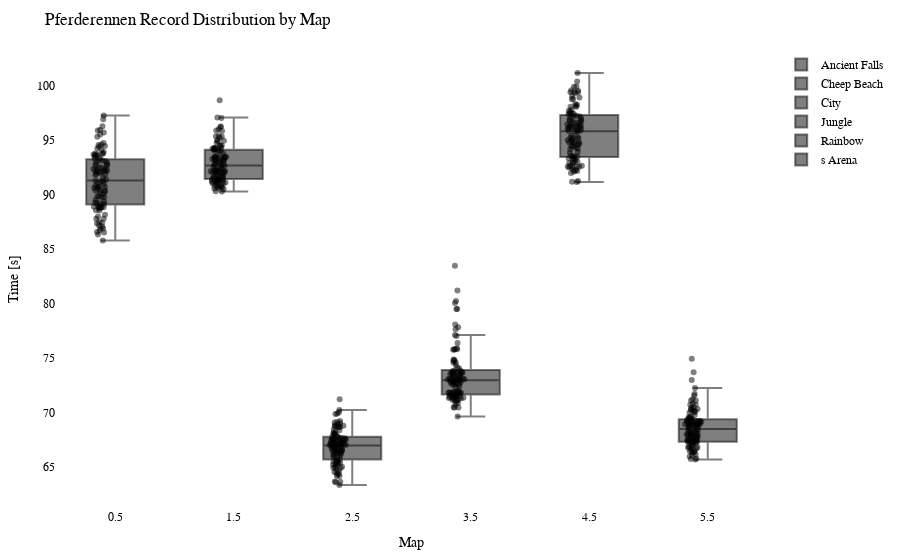

Source (notebook cell):
### Code cell
import plotly.graph_objects as go
import plotly.io as pio

df = getRecordsDataframe(minigame="Pferderennen")

# Calculate the offset for centering the data points
num_columns = len(df.columns)
offset = 0.5

# Create a Swarm plot using Plotly
fig = go.Figure()

for i, column in enumerate(df.columns):
    x_values = [i + offset] * len(df[column])  # Adjust x-values with offset for horizontal centering
    fig.add_trace(go.Box(x=x_values,
                         y=df[column],
                         name=column,
                         boxpoints='all',
                         pointpos=-0.5,  # Adjust point position to prevent overlapping
                         marker=dict(color='rgba(0,0,0,0.5)', size=6),  # Adjust marker color and size
                         hovertext=df.index,
                         hoverinfo='text+y'))

fig.update_layout(title="Pferderennen Record Distribution by Map",
                  xaxis=dict(title="Map"),
                  yaxis=dict(title="Time [s]"),
                  showlegend=True,
                  font=dict(family="Arial", size=12, color="black"),  # Customize font
                  plot_bgcolor="white",  # Set background color
                  margin=dict(l=50, r=50, t=50, b=50),  # Adjust margins for better layout
                  )

pio.show(fig)

pio.write_html(fig, "out/pferd_swarm_plot.html")

### Figure 1 — Plotly figure (JSON) as saved in the notebook; plotly's stock layout.template omitted (floating-point values rounded to 4 significant figures)
{"data": [{"boxpoints": "all", "hoverinfo": "text+y", "hovertext": ["20LeRe10", "2wc", "agowskyy", "Allooy", "Anni808", "Axollotel", "BacardiSprite", "bawskey", "BusinessBent", "ByNetherdude", "byTobi", "cediiiiii_10", "Chander24", "Chrisi20101", "crocodile1870", "cxl1lo", "DarkCobweb", "deadfiight", "DerBaumIstDerWeg", "Dokkkkko", "Ex4cted", "Falke23_5", "Feinberg", "ffawks", "Fflopse", "ForceFox", "Freeeedom", "frutigall", "GamemasterNiki", "GeneralEnte06", "Gerrygames", "Gobo9", "GrafikKatze", "Grapfen", "Gummibearchen", "H1ghsay", "h4nnes", "Harold_Sensemann", "HerrDante", "Jan2220", "JennieKim", "jimmi1410", "JOW23", "Joy_8oy", "JustK1lling", "KakaMC", "Kanickelul", "Keenaai", "Kokochampi", "Kokochampo", "Kopfradio", "Krusti", "Kyuudo", "La_meleagro", "LeWi_100", "Livgo", "lizsyy", "LordAlexos", "loukrativ", "Lubottus", "Luis_XYZ", "M0orey_0", "marbrueck", "Martomias", "Mincheeen", "MrNulfred", "Mvsk_", "myshq", "Nexilus", "Ninivee", "officialryzon", "Oronor", "PedroZockt", "Picutar", "PixlNight", "PolizeiDreamy", "Radattel", "Radiokopf", "Raefinzs", "Ritokii", "rXzEr_Justin", "Sackkerl", "SB387", "ScreamingBlatz", "Sebi1801", "Seemops_8", "Sey__", "Shiewk", "Snitcherella", "SpeckyCut", "StaudammAusHolz", "TheBreadHD", "TheFabo", "Tomiokey", "twitchparaskiill", "Txlentierter", "T_Niko_T", "Umgfoin", "WachtelWachtel", "WirdNichtGeladen", "Wissender", "xBaumeisterin", "xX_Dima_ggg_Xx6", "xX_Masha_ggg_Xx9", "yzvm", "zTotito", "_n3d", "_Waldi_"], "marker": {"color": "rgba(0,0,0,0.5)", "size": 6}, "name": "Ancient Falls", "pointpos": -0.5, "type": "box", "x": [0.5, 0.5, 0.5, 0.5, 0.5, 0.5, 0.5, 0.5, 0.5, 0.5, 0.5, 0.5, 0.5, 0.5, 0.5, 0.5, 0.5, 0.5, 0.5, 0.5, 0.5, 0.5, 0.5, 0.5, 0.5, 0.5, 0.5, 0.5, 0.5, 0.5, 0.5, 0.5, 0.5, 0.5, 0.5, 0.5, 0.5, 0.5, 0.5, 0.5, 0.5, 0.5, 0.5, 0.5, 0.5, 0.5, 0.5, 0.5, 0.5, 0.5, 0.5, 0.5, 0.5, 0.5, 0.5, 0.5, 0.5, 0.5, 0.5, 0.5, 0.5, 0.5, 0.5, 0.5, 0.5, 0.5, 0.5, 0.5, 0.5, 0.5, 0.5, 0.5, 0.5, 0.5, 0.5, 0.5, 0.5, 0.5, 0.5, 0.5, 0.5, 0.5, 0.5, 0.5, 0.5, 0.5, 0.5, 0.5, 0.5, 0.5, 0.5, 0.5, 0.5, 0.5, 0.5, 0.5, 0.5, 0.5, 0.5, 0.5, 0.5, 0.5, 0.5, 0.5, 0.5, 0.5, 0.5, 0.5], "y": [93.05, 94.24, 94.13, 92.35, 91.55, 92.5, 92.37, 88.84, 94.47, 94.6, 93.69, 86.89, 93.78, 88.84, 89.21, 89.27, 92.11, 92.34, 90.75, 91.88, 87.98, 93.39, null, 86.34, 85.8, 95.9, 87.35, 88.8, 89.84, 87.16, 93.24, 86.57, 92.07, 90.09, 87.48, 90.82, 91.23, 94.41, 88.84, 88.96, 93.79, 92.16, 92.16, 90.38, 90.27, 91.01, null, 93.92, 95.7, 94.57, 93.29, 94.74, 89.34, 93.77, 88.55, 91.91, 86.52, 93.06, 96.92, 89.13, 88.55, 91.19, 92.65, 90.7, 89.76, 92.21, 96.29, 86.71, 91.4, 89.2, 91.3, 93.69, 87.41, 90.61, 89.83, 95.52, 93.5, 93.13, 91.06, 95.31, 90.69, 92.24, 92.92, 92.49, null, 90.16, 87.78, 90.41, 87.06, 95.94, 89.53, 92.75, 97.26, 90.56, 92.71, 90.39, 93.58, 88.15, 86.89, 92.89, 89.79, 88.72, 88.89, 92.0, 87.79, 91.82, 88.88, 93.59]}, {"boxpoints": "all", "hoverinfo": "text+y", "hovertext": ["20LeRe10", "2wc", "agowskyy", "Allooy", "Anni808", "Axollotel", "BacardiSprite", "bawskey", "BusinessBent", "ByNetherdude", "byTobi", "cediiiiii_10", "Chander24", "Chrisi20101", "crocodile1870", "cxl1lo", "DarkCobweb", "deadfiight", "DerBaumIstDerWeg", "Dokkkkko", "Ex4cted", "Falke23_5", "Feinberg", "ffawks", "Fflopse", "ForceFox", "Freeeedom", "frutigall", "GamemasterNiki", "GeneralEnte06", "Gerrygames", "Gobo9", "GrafikKatze", "Grapfen", "Gummibearchen", "H1ghsay", "h4nnes", "Harold_Sensemann", "HerrDante", "Jan2220", "JennieKim", "jimmi1410", "JOW23", "Joy_8oy", "JustK1lling", "KakaMC", "Kanickelul", "Keenaai", "Kokochampi", "Kokochampo", "Kopfradio", "Krusti", "Kyuudo", "La_meleagro", "LeWi_100", "Livgo", "lizsyy", "LordAlexos", "loukrativ", "Lubottus", "Luis_XYZ", "M0orey_0", "marbrueck", "Martomias", "Mincheeen", "MrNulfred", "Mvsk_", "myshq", "Nexilus", "Ninivee", "officialryzon", "Oronor", "PedroZockt", "Picutar", "PixlNight", "PolizeiDreamy", "Radattel", "Radiokopf", "Raefinzs", "Ritokii", "rXzEr_Justin", "Sackkerl", "SB387", "ScreamingBlatz", "Sebi1801", "Seemops_8", "Sey__", "Shiewk", "Snitcherella", "SpeckyCut", "StaudammAusHolz", "TheBreadHD", "TheFabo", "Tomiokey", "twitchparaskiill", "Txlentierter", "T_Niko_T", "Umgfoin", "WachtelWachtel", "WirdNichtGeladen", "Wissender", "xBaumeisterin", "xX_Dima_ggg_Xx6", "xX_Masha_ggg_Xx9", "yzvm", "zTotito", "_n3d", "_Waldi_"], "marker": {"color": "rgba(0,0,0,0.5)", "size": 6}, "name": "Cheep Beach", "pointpos": -0.5, "type": "box", "x": [1.5, 1.5, 1.5, 1.5, 1.5, 1.5, 1.5, 1.5, 1.5, 1.5, 1.5, 1.5, 1.5, 1.5, 1.5, 1.5, 1.5, 1.5, 1.5, 1.5, 1.5, 1.5, 1.5, 1.5, 1.5, 1.5, 1.5, 1.5, 1.5, 1.5, 1.5, 1.5, 1.5, 1.5, 1.5, 1.5, 1.5, 1.5, 1.5, 1.5, 1.5, 1.5, 1.5, 1.5, 1.5, 1.5, 1.5, 1.5, 1.5, 1.5, 1.5, 1.5, 1.5, 1.5, 1.5, 1.5, 1.5, 1.5, 1.5, 1.5, 1.5, 1.5, 1.5, 1.5, 1.5, 1.5, 1.5, 1.5, 1.5, 1.5, 1.5, 1.5, 1.5, 1.5, 1.5, 1.5, 1.5, 1.5, 1.5, 1.5, 1.5, 1.5, 1.5, 1.5, 1.5, 1.5, 1.5, 1.5, 1.5, 1.5, 1.5, 1.5, 1.5, 1.5, 1.5, 1.5, 1.5, 1.5, 1.5, 1.5, 1.5, 1.5, 1.5, 1.5, 1.5, 1.5, 1.5, 1.5], "y": [94, 91.22, 92.15, 95.89, 93.21, 94.3, 91.03, 91.66, 94.29, 94.93, 94.06, 90.31, 93.28, 91.45, 91.36, 91.34, 92.25, 94.15, 92.96, 94.5, 91.43, 92.4, 96.01, 91.44, 90.28, 94.31, 90.59, 91.2, 92.78, 90.56, 91.96, 90.78, 92.24, 91.81, 90.85, 94.24, 91.63, 92.71, 90.73, 92.14, 93.07, 93.28, 91.0, 92.57, 97.09, 91.3, 98.66, 93.19, 95.84, 97.03, 96.26, 94.17, 91.51, 92.09, 91.17, 93.46, 90.82, 94.96, 96.22, 92.2, 91.71, 93.18, 92.9, 92.0, 92.83, 92.81, 94.23, 90.67, 93.47, 91.99, null, 95.39, 91.11, 91.99, 92.12, 93.45, 94.51, 95.35, 93.46, 93.43, 93.45, 93.78, 91.62, 94.01, 93.13, 91.31, 90.69, 91.95, 91.47, 93.28, 92.49, 95.23, 94.76, 92.67, 93.57, 94.17, 94.99, 91.09, 90.49, 92.26, 92.32, 91.04, 92.11, 94.51, 91.26, 95.36, 91.24, 93.37]}, {"boxpoints": "all", "hoverinfo": "text+y", "hovertext": ["20LeRe10", "2wc", "agowskyy", "Allooy", "Anni808", "Axollotel", "BacardiSprite", "bawskey", "BusinessBent", "ByNetherdude", "byTobi", "cediiiiii_10", "Chander24", "Chrisi20101", "crocodile1870", "cxl1lo", "DarkCobweb", "deadfiight", "DerBaumIstDerWeg", "Dokkkkko", "Ex4cted", "Falke23_5", "Feinberg", "ffawks", "Fflopse", "ForceFox", "Freeeedom", "frutigall", "GamemasterNiki", "GeneralEnte06", "Gerrygames", "Gobo9", "GrafikKatze", "Grapfen", "Gummibearchen", "H1ghsay", "h4nnes", "Harold_Sensemann", "HerrDante", "Jan2220", "JennieKim", "jimmi1410", "JOW23", "Joy_8oy", "JustK1lling", "KakaMC", "Kanickelul", "Keenaai", "Kokochampi", "Kokochampo", "Kopfradio", "Krusti", "Kyuudo", "La_meleagro", "LeWi_100", "Livgo", "lizsyy", "LordAlexos", "loukrativ", "Lubottus", "Luis_XYZ", "M0orey_0", "marbrueck", "Martomias", "Mincheeen", "MrNulfred", "Mvsk_", "myshq", "Nexilus", "Ninivee", "officialryzon", "Oronor", "PedroZockt", "Picutar", "PixlNight", "PolizeiDreamy", "Radattel", "Radiokopf", "Raefinzs", "Ritokii", "rXzEr_Justin", "Sackkerl", "SB387", "ScreamingBlatz", "Sebi1801", "Seemops_8", "Sey__", "Shiewk", "Snitcherella", "SpeckyCut", "StaudammAusHolz", "TheBreadHD", "TheFabo", "Tomiokey", "twitchparaskiill", "Txlentierter", "T_Niko_T", "Umgfoin", "WachtelWachtel", "WirdNichtGeladen", "Wissender", "xBaumeisterin", "xX_Dima_ggg_Xx6", "xX_Masha_ggg_Xx9", "yzvm", "zTotito", "_n3d", "_Waldi_"], "marker": {"color": "rgba(0,0,0,0.5)", "size": 6}, "name": "City", "pointpos": -0.5, "type": "box", "x": [2.5, 2.5, 2.5, 2.5, 2.5, 2.5, 2.5, 2.5, 2.5, 2.5, 2.5, 2.5, 2.5, 2.5, 2.5, 2.5, 2.5, 2.5, 2.5, 2.5, 2.5, 2.5, 2.5, 2.5, 2.5, 2.5, 2.5, 2.5, 2.5, 2.5, 2.5, 2.5, 2.5, 2.5, 2.5, 2.5, 2.5, 2.5, 2.5, 2.5, 2.5, 2.5, 2.5, 2.5, 2.5, 2.5, 2.5, 2.5, 2.5, 2.5, 2.5, 2.5, 2.5, 2.5, 2.5, 2.5, 2.5, 2.5, 2.5, 2.5, 2.5, 2.5, 2.5, 2.5, 2.5, 2.5, 2.5, 2.5, 2.5, 2.5, 2.5, 2.5, 2.5, 2.5, 2.5, 2.5, 2.5, 2.5, 2.5, 2.5, 2.5, 2.5, 2.5, 2.5, 2.5, 2.5, 2.5, 2.5, 2.5, 2.5, 2.5, 2.5, 2.5, 2.5, 2.5, 2.5, 2.5, 2.5, 2.5, 2.5, 2.5, 2.5, 2.5, 2.5, 2.5, 2.5, 2.5, 2.5], "y": [67.46, 67.09, 69.12, 67.01, 66.19, 68.41, 64.89, 65.8, 67.88, 71.21, 68.03, 63.66, 69.07, 64.92, 65.52, 65.37, 66.95, 68.0, 67.51, 67.65, 65.29, 66.71, 69.0, 63.58, 63.32, 66.48, 65.46, 66.26, 67.04, 64.64, 66.84, 64.39, 65.57, 66.71, 65.07, 67.42, 65.7, 68.11, 64.17, 67.29, 67.49, 68.67, 65.97, 66.68, 66.38, 65.2, 66.45, 67.56, 69.2, 68.69, 68.78, 66.35, 65.36, 67.16, 65.48, 66.52, 64.17, 66.05, null, 64.99, 67.52, 68.36, 67.62, 66.68, 66.22, 67.29, 68.76, 64.48, 67.76, 66.94, null, 67.35, 64.83, 68.21, 67.1, 66.94, 68.65, 68.81, 66.89, 67.61, 67.17, 66.97, 67.19, 66.15, 67.39, 65.91, 64.53, 66.61, 66.39, 68.68, 67.46, 69.99, 69.89, 67.18, 67.1, null, 70.23, 65.25, 64.31, 67.77, 66.52, 67.67, 67.07, 68.91, 63.62, 67.99, 65.0, 69.86]}, {"boxpoints": "all", "hoverinfo": "text+y", "hovertext": ["20LeRe10", "2wc", "agowskyy", "Allooy", "Anni808", "Axollotel", "BacardiSprite", "bawskey", "BusinessBent", "ByNetherdude", "byTobi", "cediiiiii_10", "Chander24", "Chrisi20101", "crocodile1870", "cxl1lo", "DarkCobweb", "deadfiight", "DerBaumIstDerWeg", "Dokkkkko", "Ex4cted", "Falke23_5", "Feinberg", "ffawks", "Fflopse", "ForceFox", "Freeeedom", "frutigall", "GamemasterNiki", "GeneralEnte06", "Gerrygames", "Gobo9", "GrafikKatze", "Grapfen", "Gummibearchen", "H1ghsay", "h4nnes", "Harold_Sensemann", "HerrDante", "Jan2220", "JennieKim", "jimmi1410", "JOW23", "Joy_8oy", "JustK1lling", "KakaMC", "Kanickelul", "Keenaai", "Kokochampi", "Kokochampo", "Kopfradio", "Krusti", "Kyuudo", "La_meleagro", "LeWi_100", "Livgo", "lizsyy", "LordAlexos", "loukrativ", "Lubottus", "Luis_XYZ", "M0orey_0", "marbrueck", "Martomias", "Mincheeen", "MrNulfred", "Mvsk_", "myshq", "Nexilus", "Ninivee", "officialryzon", "Oronor", "PedroZockt", "Picutar", "PixlNight", "PolizeiDreamy", "Radattel", "Radiokopf", "Raefinzs", "Ritokii", "rXzEr_Justin", "Sackkerl", "SB387", "ScreamingBlatz", "Sebi1801", "Seemops_8", "Sey__", "Shiewk", "Snitcherella", "SpeckyCut", "StaudammAusHolz", "TheBreadHD", "TheFabo", "Tomiokey", "twitchparaskiill", "Txlentierter", "T_Niko_T", "Umgfoin", "WachtelWachtel", "WirdNichtGeladen", "Wissender", "xBaumeisterin", "xX_Dima_ggg_Xx6", "xX_Masha_ggg_Xx9", "yzvm", "zTotito", "_n3d", "_Waldi_"], "marker": {"color": "rgba(0,0,0,0.5)", "size": 6}, "name": "Jungle", "pointpos": -0.5, "type": "box", "x": [3.5, 3.5, 3.5, 3.5, 3.5, 3.5, 3.5, 3.5, 3.5, 3.5, 3.5, 3.5, 3.5, 3.5, 3.5, 3.5, 3.5, 3.5, 3.5, 3.5, 3.5, 3.5, 3.5, 3.5, 3.5, 3.5, 3.5, 3.5, 3.5, 3.5, 3.5, 3.5, 3.5, 3.5, 3.5, 3.5, 3.5, 3.5, 3.5, 3.5, 3.5, 3.5, 3.5, 3.5, 3.5, 3.5, 3.5, 3.5, 3.5, 3.5, 3.5, 3.5, 3.5, 3.5, 3.5, 3.5, 3.5, 3.5, 3.5, 3.5, 3.5, 3.5, 3.5, 3.5, 3.5, 3.5, 3.5, 3.5, 3.5, 3.5, 3.5, 3.5, 3.5, 3.5, 3.5, 3.5, 3.5, 3.5, 3.5, 3.5, 3.5, 3.5, 3.5, 3.5, 3.5, 3.5, 3.5, 3.5, 3.5, 3.5, 3.5, 3.5, 3.5, 3.5, 3.5, 3.5, 3.5, 3.5, 3.5, 3.5, 3.5, 3.5, 3.5, 3.5, 3.5, 3.5, 3.5, 3.5], "y": [73.64, 80.23, 79.48, 77.82, 72.67, 77.02, 71.32, 75.75, null, 75.78, 73.7, 70.47, 74.11, 71.91, 71.41, 71.7, 73.52, 73.04, 72.73, 72.96, 71.81, 74.86, 76.37, 71.15, 69.62, 73.14, 71.1, 73.03, 71.99, 70.97, 73.78, 71.34, 71.44, 71.78, 71.27, 73.23, 71.43, 75.89, 71.34, 72.9, 72.54, 73.39, 71.87, 74.35, 71.14, 71.45, null, 72.99, 74.59, null, 74.57, 73.59, 73.23, 73.61, 70.45, 73.11, 70.85, 77.64, null, 71.6, 72.38, 73.1, 72.9, 72.77, 72.34, 72.6, 73.65, 70.44, 79.5, 72.58, 73.04, 75.81, 70.69, 73.49, 72.76, 73.62, 77.1, 73.82, 73.09, 83.47, 73.09, 73.39, 74.81, 74.04, null, 71.79, 71.81, 71.55, 71.55, 78.07, 71.65, 74.75, null, 73.83, 81.18, null, 80.05, 71.88, 71.19, 72.72, 71.63, 71.72, 71.87, 72.87, 71.44, 73.58, 71.25, 75.8]}, {"boxpoints": "all", "hoverinfo": "text+y", "hovertext": ["20LeRe10", "2wc", "agowskyy", "Allooy", "Anni808", "Axollotel", "BacardiSprite", "bawskey", "BusinessBent", "ByNetherdude", "byTobi", "cediiiiii_10", "Chander24", "Chrisi20101", "crocodile1870", "cxl1lo", "DarkCobweb", "deadfiight", "DerBaumIstDerWeg", "Dokkkkko", "Ex4cted", "Falke23_5", "Feinberg", "ffawks", "Fflopse", "ForceFox", "Freeeedom", "frutigall", "GamemasterNiki", "GeneralEnte06", "Gerrygames", "Gobo9", "GrafikKatze", "Grapfen", "Gummibearchen", "H1ghsay", "h4nnes", "Harold_Sensemann", "HerrDante", "Jan2220", "JennieKim", "jimmi1410", "JOW23", "Joy_8oy", "JustK1lling", "KakaMC", "Kanickelul", "Keenaai", "Kokochampi", "Kokochampo", "Kopfradio", "Krusti", "Kyuudo", "La_meleagro", "LeWi_100", "Livgo", "lizsyy", "LordAlexos", "loukrativ", "Lubottus", "Luis_XYZ", "M0orey_0", "marbrueck", "Martomias", "Mincheeen", "MrNulfred", "Mvsk_", "myshq", "Nexilus", "Ninivee", "officialryzon", "Oronor", "PedroZockt", "Picutar", "PixlNight", "PolizeiDreamy", "Radattel", "Radiokopf", "Raefinzs", "Ritokii", "rXzEr_Justin", "Sackkerl", "SB387", "ScreamingBlatz", "Sebi1801", "Seemops_8", "Sey__", "Shiewk", "Snitcherella", "SpeckyCut", "StaudammAusHolz", "TheBreadHD", "TheFabo", "Tomiokey", "twitchparaskiill", "Txlentierter", "T_Niko_T", "Umgfoin", "WachtelWachtel", "WirdNichtGeladen", "Wissender", "xBaumeisterin", "xX_Dima_ggg_Xx6", "xX_Masha_ggg_Xx9", "yzvm", "zTotito", "_n3d", "_Waldi_"], "marker": {"color": "rgba(0,0,0,0.5)", "size": 6}, "name": "Rainbow", "pointpos": -0.5, "type": "box", "x": [4.5, 4.5, 4.5, 4.5, 4.5, 4.5, 4.5, 4.5, 4.5, 4.5, 4.5, 4.5, 4.5, 4.5, 4.5, 4.5, 4.5, 4.5, 4.5, 4.5, 4.5, 4.5, 4.5, 4.5, 4.5, 4.5, 4.5, 4.5, 4.5, 4.5, 4.5, 4.5, 4.5, 4.5, 4.5, 4.5, 4.5, 4.5, 4.5, 4.5, 4.5, 4.5, 4.5, 4.5, 4.5, 4.5, 4.5, 4.5, 4.5, 4.5, 4.5, 4.5, 4.5, 4.5, 4.5, 4.5, 4.5, 4.5, 4.5, 4.5, 4.5, 4.5, 4.5, 4.5, 4.5, 4.5, 4.5, 4.5, 4.5, 4.5, 4.5, 4.5, 4.5, 4.5, 4.5, 4.5, 4.5, 4.5, 4.5, 4.5, 4.5, 4.5, 4.5, 4.5, 4.5, 4.5, 4.5, 4.5, 4.5, 4.5, 4.5, 4.5, 4.5, 4.5, 4.5, 4.5, 4.5, 4.5, 4.5, 4.5, 4.5, 4.5, 4.5, 4.5, 4.5, 4.5, 4.5, 4.5], "y": [99.91, 92.65, 98.92, 99.94, 95.79, 95.75, 92.92, 97.17, 98.33, 99.41, 94.79, 91.15, 99.39, 93.92, 92.89, 95.38, 94.8, 96.25, 94.24, 96.36, 92.97, 95.92, 96.25, 92.37, 91.24, 93.53, 92.21, 94.87, 94.84, 93.84, 95.22, 91.19, 92.56, 93.32, 93.03, 97.51, 93.34, 96.19, 92.29, 95.17, 96.84, 96.11, 92.56, 97.39, 97.83, 93.19, null, 96.8, 99.54, 97.61, 98.25, 96.64, 96.03, 96.04, 92.1, 97.28, 92.17, 101.2, null, 94.57, 96.48, 96.23, 97.02, 95.29, 96.46, 94.67, 97.05, 92.63, 98.17, 96.62, null, 97.45, 91.98, 96.17, 93.0, 96.28, 99.06, 98.77, 97.25, 96.72, 96.54, 95.82, 95.19, 96.92, 97.72, 94.46, 93.57, 93.34, 92.56, 98.8, 94.43, 99.59, 98.07, 98.08, 95.88, 92.5, 99.45, 94.99, 92.57, 95.09, 94.31, 94.19, 94.68, 100.4, 93.47, 99.34, 93.46, 97.44]}, {"boxpoints": "all", "hoverinfo": "text+y", "hovertext": ["20LeRe10", "2wc", "agowskyy", "Allooy", "Anni808", "Axollotel", "BacardiSprite", "bawskey", "BusinessBent", "ByNetherdude", "byTobi", "cediiiiii_10", "Chander24", "Chrisi20101", "crocodile1870", "cxl1lo", "DarkCobweb", "deadfiight", "DerBaumIstDerWeg", "Dokkkkko", "Ex4cted", "Falke23_5", "Feinberg", "ffawks", "Fflopse", "ForceFox", "Freeeedom", "frutigall", "GamemasterNiki", "GeneralEnte06", "Gerrygames", "Gobo9", "GrafikKatze", "Grapfen", "Gummibearchen", "H1ghsay", "h4nnes", "Harold_Sensemann", "HerrDante", "Jan2220", "JennieKim", "jimmi1410", "JOW23", "Joy_8oy", "JustK1lling", "KakaMC", "Kanickelul", "Keenaai", "Kokochampi", "Kokochampo", "Kopfradio", "Krusti", "Kyuudo", "La_meleagro", "LeWi_100", "Livgo", "lizsyy", "LordAlexos", "loukrativ", "Lubottus", "Luis_XYZ", "M0orey_0", "marbrueck", "Martomias", "Mincheeen", "MrNulfred", "Mvsk_", "myshq", "Nexilus", "Ninivee", "officialryzon", "Oronor", "PedroZockt", "Picutar", "PixlNight", "PolizeiDreamy", "Radattel", "Radiokopf", "Raefinzs", "Ritokii", "rXzEr_Justin", "Sackkerl", "SB387", "ScreamingBlatz", "Sebi1801", "Seemops_8", "Sey__", "Shiewk", "Snitcherella", "SpeckyCut", "StaudammAusHolz", "TheBreadHD", "TheFabo", "Tomiokey", "twitchparaskiill", "Txlentierter", "T_Niko_T", "Umgfoin", "WachtelWachtel", "WirdNichtGeladen", "Wissender", "xBaumeisterin", "xX_Dima_ggg_Xx6", "xX_Masha_ggg_Xx9", "yzvm", "zTotito", "_n3d", "_Waldi_"], "marker": {"color": "rgba(0,0,0,0.5)", "size": 6}, "name": "s Arena", "pointpos": -0.5, "type": "box", "x": [5.5, 5.5, 5.5, 5.5, 5.5, 5.5, 5.5, 5.5, 5.5, 5.5, 5.5, 5.5, 5.5, 5.5, 5.5, 5.5, 5.5, 5.5, 5.5, 5.5, 5.5, 5.5, 5.5, 5.5, 5.5, 5.5, 5.5, 5.5, 5.5, 5.5, 5.5, 5.5, 5.5, 5.5, 5.5, 5.5, 5.5, 5.5, 5.5, 5.5, 5.5, 5.5, 5.5, 5.5, 5.5, 5.5, 5.5, 5.5, 5.5, 5.5, 5.5, 5.5, 5.5, 5.5, 5.5, 5.5, 5.5, 5.5, 5.5, 5.5, 5.5, 5.5, 5.5, 5.5, 5.5, 5.5, 5.5, 5.5, 5.5, 5.5, 5.5, 5.5, 5.5, 5.5, 5.5, 5.5, 5.5, 5.5, 5.5, 5.5, 5.5, 5.5, 5.5, 5.5, 5.5, 5.5, 5.5, 5.5, 5.5, 5.5, 5.5, 5.5, 5.5, 5.5, 5.5, 5.5, 5.5, 5.5, 5.5, 5.5, 5.5, 5.5, 5.5, 5.5, 5.5, 5.5, 5.5, 5.5], "y": [70.22, 68.03, 69.18, 71.21, 68.9, 69.14, 66.32, 68.82, 69.2, 70.39, 69.33, 65.72, 68.11, 67.84, 67.6, 67.31, 66.84, 69.07, 69.54, 68.36, 66.56, 67.78, 72.97, 66.03, 65.94, 71.09, 66.82, 68.57, 68.64, 66.36, 67.25, 65.67, 67.56, 67.41, 66.9, 69.21, 67.28, 68.14, 66.78, 69.03, 68.39, 68.92, 67.27, 68.82, 72.24, 67.65, 73.68, 68.12, 70.0, 69.61, 70.78, 67.85, 67.86, 67.17, 68.91, 70.7, 66.42, 71.7, 74.93, 66.76, 67.28, 69.23, 69.22, 67.73, 67.36, 69.57, 68.61, 66.16, 70.28, 68.95, 70.31, 69.98, 65.77, 67.75, 68.98, 68.86, 70.1, 70.17, 69.41, 68.66, 69.21, 69.41, 67.96, 68.19, 68.39, 66.47, 68.08, 67.25, 67.49, 70.45, 69.01, 71.55, 71.08, 67.65, 69.34, 67.29, 70.71, 66.97, 66.35, 67.97, 67.41, 68.21, 68.84, 69.75, 66.69, 68.78, 66.93, 69.02]}], "layout": {"font": {"color": "black", "family": "Arial", "size": 12}, "margin": {"b": 50, "l": 50, "r": 50, "t": 50}, "plot_bgcolor": "white", "showlegend": true, "title": {"text": "Pferderennen Record Distribution by Map"}, "xaxis": {"title": {"text": "Map"}}, "yaxis": {"title": {"text": "Time [s]"}}}}
